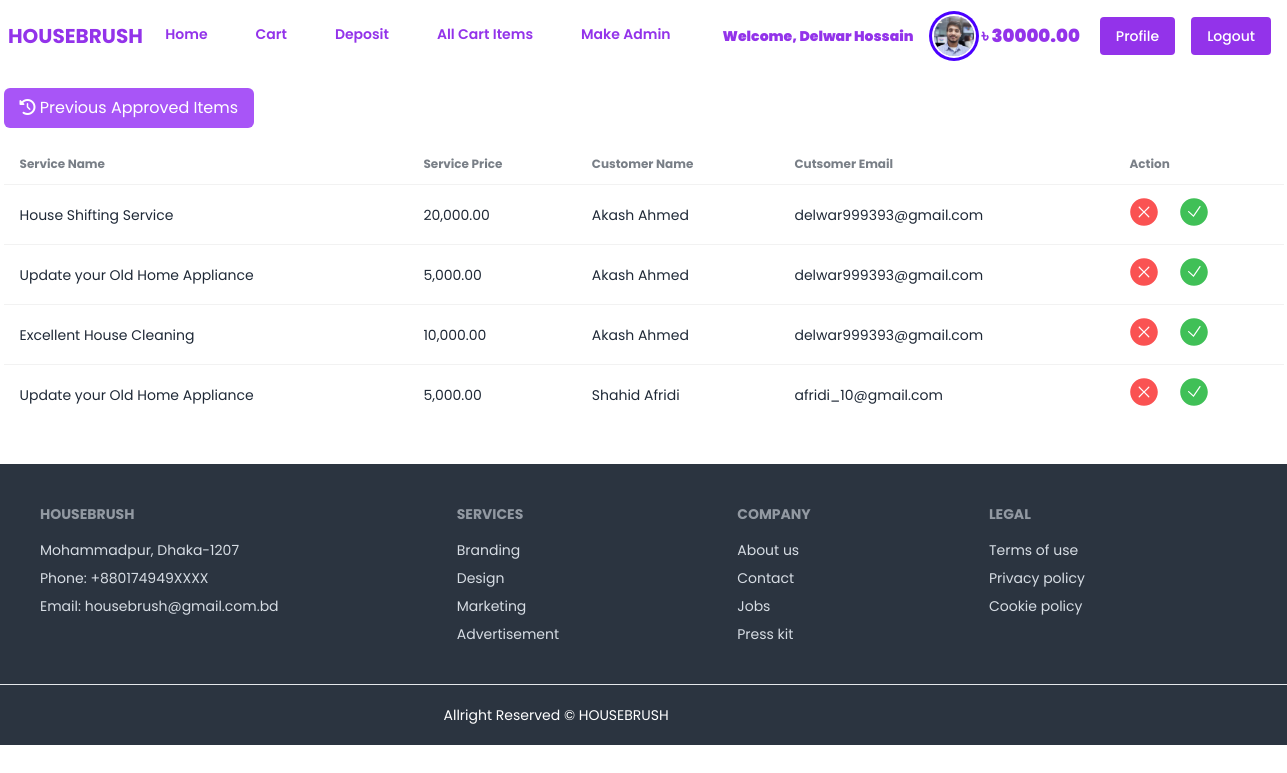
Page /services/cart_items/ (signed in) on the committed database.
### account/models.py (models this page shows, shortened)
class UserAccount(AbstractUser):
    address = models.TextField()
    balance = models.DecimalField( max_digits=12, decimal_places=2, default=0, null=True, blank=True)
    image = models.ImageField(upload_to='account/images/')

### service/models.py (models this page shows, shortened)
class Cart(models.Model):
    service = models.ForeignKey(Service, on_delete = models.CASCADE)
    customer = models.ForeignKey(UserAccount, on_delete = models.CASCADE)
    is_order_confirm = models.BooleanField(default=False)

class Service(models.Model):
    service_name = models.CharField(max_length = 100)
    description = models.TextField()
    price = models.DecimalField(max_digits=12,decimal_places=2)
    image = models.ImageField(upload_to = 'service/images/')
    category = models.ForeignKey(Category, on_delete= models.CASCADE)

### service/views.py (the view)
# urls.py: path('cart_items/', CartAllItemsView.as_view(), name='cart_items'),
class CartAllItemsView(LoginRequiredMixin, ListView):
    model = Cart
    template_name = 'service/admin_cart.html'
    context_object_name= 'items'
    def get_queryset(self):
        user_id = self.request.user.id
        queryset = Cart.objects.filter(is_order_confirm=False)
        return queryset

### service/templates/service/admin_cart.html (shortened to what this page needs)
{% extends "base.html" %}
{% load humanize %}
{% load static %}
{% block content %}
{% if 'approved' in request.path %}
    <button class="flex items-center my-4 px-4 py-2 bg-red-400 text-white rounded-md focus:outline-none focus:ring-2 focus:ring-red-400">
        <a href="{% url 'cart_items' %}">
            <i class="fa-solid fa-arrow-left-long"></i>
            Go Back
        </a>
    </button>
    {% else %}
      <button class="flex items-center my-4 px-4 py-2 bg-purple-500 text-white rounded-md focus:outline-none focus:ring-2 focus:ring-purple-500">
          <a href="{% url 'approved' %}">
           <i class="fa-solid fa-clock-rotate-left"></i>
          Previous Approved Items
        </a>
    </button>
{% endif %}
{% if items|length > 0 %}
<div class="overflow-x-auto">
  <table class="table">
    <thead>
      <tr>
        <th class="font-bold">Service Name</th>
        <th class="font-bold">Service Price</th>
        <th class="font-bold">Customer Name</th>
        <th class="font-bold">Cutsomer Email</th>
        <th class="font-bold">Action</th>
      </tr>
    </thead>
    <tbody>
      {% for item in items %}
        <tr>
            <td>
                {{item.service.service_name}}
            </td>
            <td>
                {{item.service.price|floatformat:2|intcomma }}
            </td>
            <td>{{item.customer.first_name}} {{item.customer.last_name}}</td>
            <td>{{ item.customer.email }}</td>
            <th class="flex gap-5">
                {% if item.is_order_confirm == True %}
                    <span class="text-green-500">Approved</span>
                {% else %}
                <a href="{% url "cancel" item.id %}" class="tooltip" data-tip="Cancel Service">
                </a>
                <a href="{% url "confirm" item.id %}" class="tooltip" data-tip="Approve Order">
                  <button class="">
                      <div class="svg-container hover:text-white">
                      </div>
                  </button>
                </a>
                {% endif %}
            </th>
        </tr>
      {% endfor %}
    </tbody>
  </table>
</div>
{% endif %}
{% endblock content %}

### core/templates/navbar.html (shortened to what this page needs)
<div class="navbar bg-base-100">
  <div class="navbar-start">
    <a href="{% url "home" %}" class="text-purple-600 text-xl uppercase font-bold">HouseBrush</a>
  </div>
  <div class="navbar-center hidden lg:flex">
    <ul class="menu menu-horizontal px-1">
      <li>
          <a href="{% url "home" %}" class="block font-semibold mt-4 lg:inline-block lg:mt-0 text-purple-600 hover:text-red-600 hover:font-black mr-4">Home</a>
        </li>
        <li>
          <a href="{% url "cart" %}" class="block font-semibold mt-4 lg:inline-block lg:mt-0 text-purple-600 hover:text-red-600 hover:font-black mr-4">
            Cart
          </a>
        </li>
        <li>
          <a href="{% url 'account:deposit' %}" class="block font-semibold mt-4 lg:inline-block lg:mt-0 text-purple-600 hover:text-red-600 hover:font-black mr-4">Deposit</a>
        </li>
        {% if request.user.is_staff == True %}
        <li>
          <a href="{% url "cart_items" %}" class="block font-semibold mt-4 lg:inline-block lg:mt-0 text-purple-600 hover:text-red-600 hover:font-black mr-4">All Cart Items</a>
        </li>
        <li>
          <a href="{% url 'account:make_admin' %}" class="block font-semibold mt-4 lg:inline-block lg:mt-0 text-purple-600 hover:text-red-600 hover:font-black mr-4">Make Admin</a>
        </li>
        {% endif %}
        {% if request.user.is_authenticated %}
          <div class="flex justify-content-between items-center">
            <div class="text-purple-600 my-auto  font-black px-5">
              Welcome, {{ request.user.first_name }} {{ request.user.last_name }}
            </div>
          <div class="avatar">
              <div class="w-10 rounded-full ring ring-primary ring-offset-base-100 ring-offset-2">
                {% if request.user.image and request.user.image.url %}
                    <img src="{{ request.user.image.url }}" />
                    {% endif %}
              </div>
            </div>
            <h2 class="text-lg text-purple-600 my-auto  font-black px-2">৳ {{request.user.balance}}</h2>
        </div>
        {% endif %}
    </ul>
  </div>
  <div class="navbar-end">
    {% if request.user.is_authenticated %}
    <a href="{% url "account:profile" request.user.id %}" class="mx-2 inline-block font-medium text-sm px-4 py-3 leading-none bg-purple-600 rounded text-white border-white hover:border-transparent hover:text-dark hover:bg-red-600 mt-4 lg:mt-0">Profile</a>
    <a href="{% url "account:logout" %}" class="mx-2 inline-block font-medium text-sm px-4 py-3 leading-none bg-purple-600 rounded text-white border-white hover:border-transparent hover:text-dark hover:bg-red-600 mt-4 lg:mt-0">Logout</a>
    {% endif %}
  </div>
</div>

### rows in the picture
UserAccount: user.first_name "Delwar", user.last_name "Hossain", user.image (picture), user.balance "30000.00"
Cart: service.service_name "House Shifting Service", service.price "20,000.00", customer.first_name "Akash", customer.last_name "Ahmed", customer.email "delwar999393@gmail.com", is_order_confirm False (drawn)
Cart: service.service_name "Update your Old Home Appliance", service.price "5,000.00", customer.first_name "Akash", customer.last_name "Ahmed", customer.email "delwar999393@gmail.com", is_order_confirm False (drawn)
Cart: service.service_name "Excellent House Cleaning", service.price "10,000.00", customer.first_name "Akash", customer.last_name "Ahmed", customer.email "delwar999393@gmail.com", is_order_confirm False (drawn)
Cart: service.service_name "Update your Old Home Appliance", service.price "5,000.00", customer.first_name "Shahid", customer.last_name "Afridi", customer.email "afridi_10@gmail.com", is_order_confirm False (drawn)
